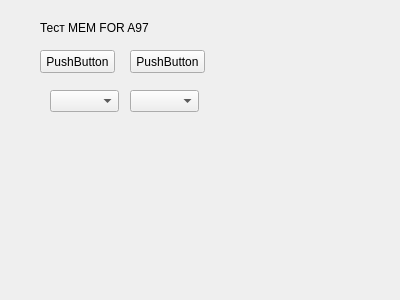
<?xml version="1.0" encoding="UTF-8"?>
<ui version="4.0">
 <class>TestMemFORA97</class>
 <widget class="QWidget" name="TestMemFORA97">
  <property name="geometry">
   <rect>
    <x>0</x>
    <y>0</y>
    <width>400</width>
    <height>300</height>
   </rect>
  </property>
  <property name="windowTitle">
   <string>Form</string>
  </property>
  <widget class="QLabel" name="label">
   <property name="geometry">
    <rect>
     <x>40</x>
     <y>20</y>
     <width>281</width>
     <height>16</height>
    </rect>
   </property>
   <property name="text">
    <string>Тест MEM FOR A97</string>
   </property>
  </widget>
  <widget class="QPushButton" name="pushButton">
   <property name="geometry">
    <rect>
     <x>40</x>
     <y>50</y>
     <width>75</width>
     <height>23</height>
    </rect>
   </property>
   <property name="text">
    <string>PushButton</string>
   </property>
  </widget>
  <widget class="QPushButton" name="pushButton_2">
   <property name="geometry">
    <rect>
     <x>130</x>
     <y>50</y>
     <width>75</width>
     <height>23</height>
    </rect>
   </property>
   <property name="text">
    <string>PushButton</string>
   </property>
  </widget>
  <widget class="QComboBox" name="comboBox">
   <property name="geometry">
    <rect>
     <x>50</x>
     <y>90</y>
     <width>69</width>
     <height>22</height>
    </rect>
   </property>
  </widget>
  <widget class="QComboBox" name="comboBox_2">
   <property name="geometry">
    <rect>
     <x>130</x>
     <y>90</y>
     <width>69</width>
     <height>22</height>
    </rect>
   </property>
  </widget>
 </widget>
 <resources/>
 <connections/>
</ui>
